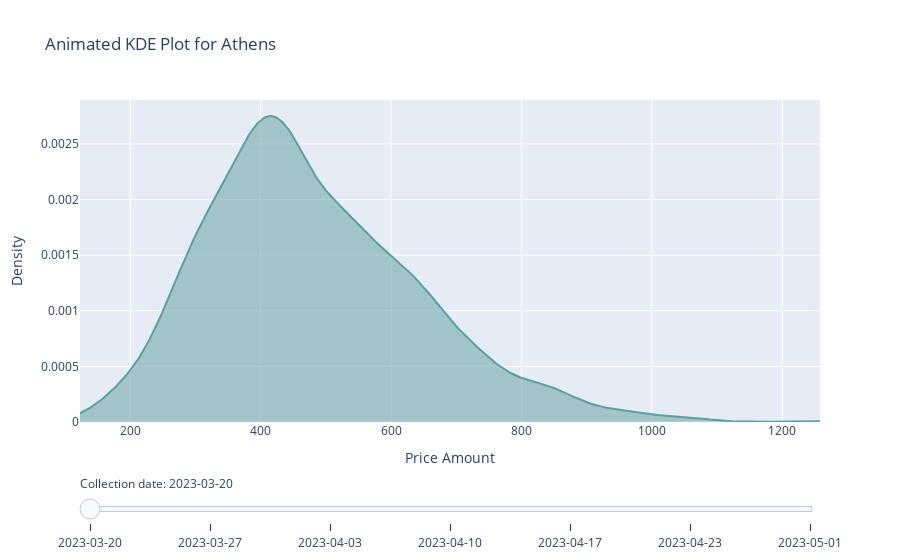
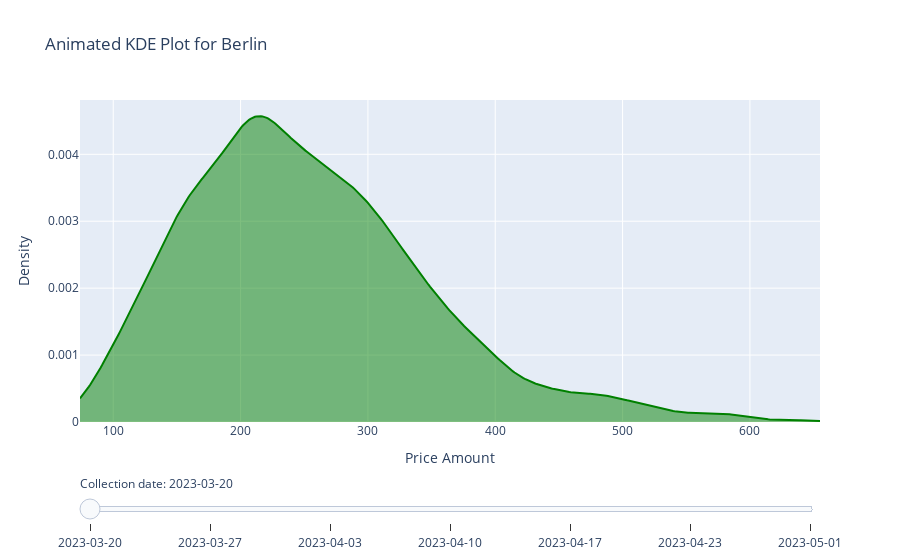
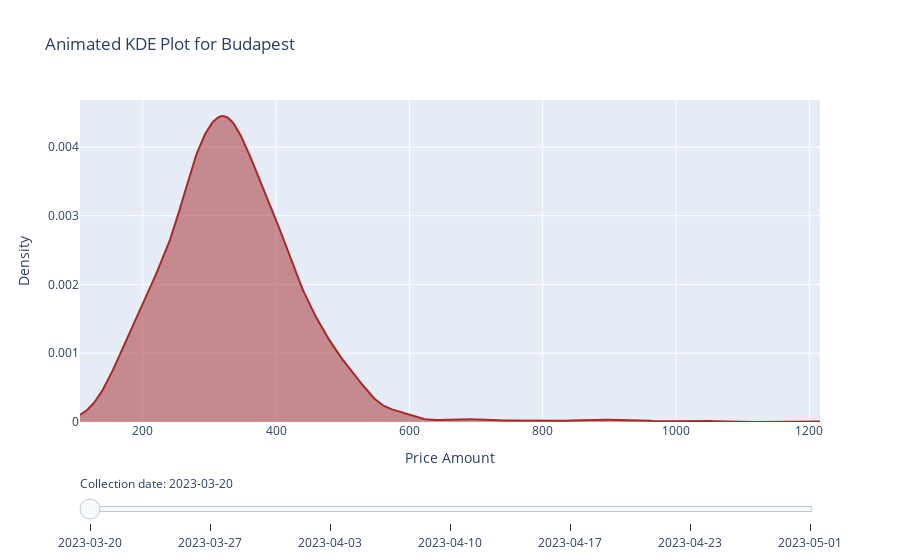
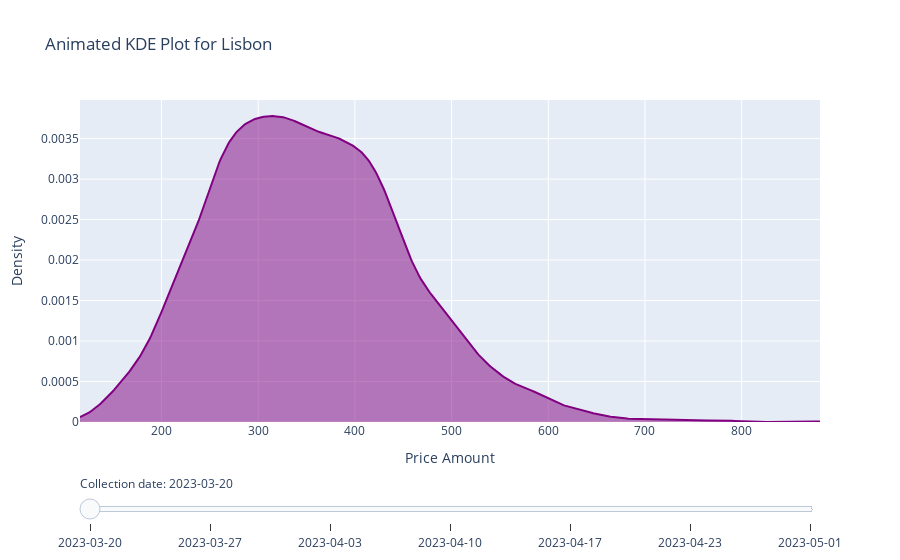

These figures' notebook cell, in order:
### Markdown cell above
# Then, we pick a color for each city which is the same as the one when we plotted the data distribution for the first time. And now we would like to know how the data distribution changes over time, so we

### Code cell
import plotly.graph_objects as go
import numpy as np
from scipy.stats import gaussian_kde
import pandas as pd

# Separate data by city
grouped = combined_df.groupby('city')

# Colors for cities
city_color = {'Paris': 'blue', 'Berlin': 'green', 'Madrid': 'red', 'Lisbon': 'purple', 'Rome': 'orange', 'Budapest': 'brown', 'Athens': 'CadetBlue'}

# Iterate over each group (city)
for city, group in grouped:
    fig = go.Figure()

    # Sort the collection dates
    collection_dates = sorted(group['collection_date'].unique())

    # Create a KDE plot for each collection date
    for date in collection_dates:
        subset = group[group['collection_date'] == date]
        
        # Calculate quartiles
        Q1 = np.percentile(subset['price_amount'], 25)
        median = np.percentile(subset['price_amount'], 50)
        Q3 = np.percentile(subset['price_amount'], 75)
        
        # Calculate KDE
        x = np.linspace(min(subset['price_amount']), max(subset['price_amount']), 500)
        y = gaussian_kde(subset['price_amount'])(x)
        
        # Convert numpy.datetime64 to datetime
        date = pd.to_datetime(str(date)).strftime('%Y-%m-%d')
        
        fig.add_trace(
            go.Scatter(
                x=x,
                y=y,
                mode='lines',
                fill='tozeroy',  # Add this line
                name=date,  # Format date
                line=dict(color=city_color[city]),
                visible=False,
                hovertemplate=f"Q1: {Q1}<br>Median: {median}<br>Q3: {Q3}<extra></extra>"
            )
        )
    
    # Make the first trace visible
    fig.data[0].visible = True

    # Create slider steps
    steps = []
    for i, date in enumerate(collection_dates):
        step = dict(
            method="restyle",
            args=["visible", [False]*len(collection_dates)],
            label=pd.to_datetime(str(date)).strftime('%Y-%m-%d')  # Format date
        )
        step["args"][1][i] = True  # Toggle i'th trace to "visible"
        steps.append(step)

    # Create and add slider
    sliders = [dict(
        active=0,
        currentvalue={"prefix": "Collection date: "},
        pad={"t": 50},
        steps=steps
    )]
    fig.update_layout(
        sliders=sliders,
        title_text=f'Animated KDE Plot for {city}',
        xaxis_title='Price Amount',
        yaxis_title='Density',
    )
    
    # Display the figure
    fig.show()

    # Save the figure as an HTML file with a filename based on the city
    filename = f'output_{city}.html'
    fig.write_html(filename)

### Figure 1 — Plotly figure (JSON) as saved in the notebook; plotly's stock layout.template omitted (floating-point values rounded to 4 significant figures; data arrays with more than 128 entries replaced by an {"elided": "..."} marker saying what was removed)
{"data": [{"fill": "tozeroy", "hovertemplate": "Q1: 365.9<br>Median: 455.98<br>Q3: 584.0<extra></extra>", "line": {"color": "CadetBlue"}, "mode": "lines", "name": "2023-03-20", "type": "scatter", "visible": true, "x": {"elided": "500 float values"}, "y": {"elided": "500 float values"}}, {"fill": "tozeroy", "hovertemplate": "Q1: 373.9<br>Median: 453.05<br>Q3: 582.99<extra></extra>", "line": {"color": "CadetBlue"}, "mode": "lines", "name": "2023-03-27", "type": "scatter", "visible": false, "x": {"elided": "500 float values"}, "y": {"elided": "500 float values"}}, {"fill": "tozeroy", "hovertemplate": "Q1: 377.9875<br>Median: 467.025<br>Q3: 594.2125<extra></extra>", "line": {"color": "CadetBlue"}, "mode": "lines", "name": "2023-04-03", "type": "scatter", "visible": false, "x": {"elided": "500 float values"}, "y": {"elided": "500 float values"}}, {"fill": "tozeroy", "hovertemplate": "Q1: 374.5<br>Median: 470.83<br>Q3: 606.79<extra></extra>", "line": {"color": "CadetBlue"}, "mode": "lines", "name": "2023-04-10", "type": "scatter", "visible": false, "x": {"elided": "500 float values"}, "y": {"elided": "500 float values"}}, {"fill": "tozeroy", "hovertemplate": "Q1: 361.99<br>Median: 452.9<br>Q3: 606.4<extra></extra>", "line": {"color": "CadetBlue"}, "mode": "lines", "name": "2023-04-17", "type": "scatter", "visible": false, "x": {"elided": "500 float values"}, "y": {"elided": "500 float values"}}, {"fill": "tozeroy", "hovertemplate": "Q1: 358.745<br>Median: 450.99<br>Q3: 606.85<extra></extra>", "line": {"color": "CadetBlue"}, "mode": "lines", "name": "2023-04-23", "type": "scatter", "visible": false, "x": {"elided": "500 float values"}, "y": {"elided": "500 float values"}}, {"fill": "tozeroy", "hovertemplate": "Q1: 354.445<br>Median: 453.3<br>Q3: 622.99<extra></extra>", "line": {"color": "CadetBlue"}, "mode": "lines", "name": "2023-05-01", "type": "scatter", "visible": false, "x": {"elided": "500 float values"}, "y": {"elided": "500 float values"}}], "layout": {"sliders": [{"active": 0, "currentvalue": {"prefix": "Collection date: "}, "pad": {"t": 50}, "steps": [{"args": ["visible", [true, false, false, false, false, false, false]], "label": "2023-03-20", "method": "restyle"}, {"args": ["visible", [false, true, false, false, false, false, false]], "label": "2023-03-27", "method": "restyle"}, {"args": ["visible", [false, false, true, false, false, false, false]], "label": "2023-04-03", "method": "restyle"}, {"args": ["visible", [false, false, false, true, false, false, false]], "label": "2023-04-10", "method": "restyle"}, {"args": ["visible", [false, false, false, false, true, false, false]], "label": "2023-04-17", "method": "restyle"}, {"args": ["visible", [false, false, false, false, false, true, false]], "label": "2023-04-23", "method": "restyle"}, {"args": ["visible", [false, false, false, false, false, false, true]], "label": "2023-05-01", "method": "restyle"}]}], "title": {"text": "Animated KDE Plot for Athens"}, "xaxis": {"title": {"text": "Price Amount"}}, "yaxis": {"title": {"text": "Density"}}}}

### Figure 2 — Plotly figure (JSON) as saved in the notebook; plotly's stock layout.template omitted (floating-point values rounded to 4 significant figures; data arrays with more than 128 entries replaced by an {"elided": "..."} marker saying what was removed)
{"data": [{"fill": "tozeroy", "hovertemplate": "Q1: 185.1575<br>Median: 240.74<br>Q3: 307.7775<extra></extra>", "line": {"color": "green"}, "mode": "lines", "name": "2023-03-20", "type": "scatter", "visible": true, "x": {"elided": "500 float values"}, "y": {"elided": "500 float values"}}, {"fill": "tozeroy", "hovertemplate": "Q1: 193.255<br>Median: 253.095<br>Q3: 320.89<extra></extra>", "line": {"color": "green"}, "mode": "lines", "name": "2023-03-27", "type": "scatter", "visible": false, "x": {"elided": "500 float values"}, "y": {"elided": "500 float values"}}, {"fill": "tozeroy", "hovertemplate": "Q1: 198.48<br>Median: 258.0<br>Q3: 324.99<extra></extra>", "line": {"color": "green"}, "mode": "lines", "name": "2023-04-03", "type": "scatter", "visible": false, "x": {"elided": "500 float values"}, "y": {"elided": "500 float values"}}, {"fill": "tozeroy", "hovertemplate": "Q1: 205.1075<br>Median: 267.525<br>Q3: 337.99<extra></extra>", "line": {"color": "green"}, "mode": "lines", "name": "2023-04-10", "type": "scatter", "visible": false, "x": {"elided": "500 float values"}, "y": {"elided": "500 float values"}}, {"fill": "tozeroy", "hovertemplate": "Q1: 222.93<br>Median: 297.0<br>Q3: 383.5<extra></extra>", "line": {"color": "green"}, "mode": "lines", "name": "2023-04-17", "type": "scatter", "visible": false, "x": {"elided": "500 float values"}, "y": {"elided": "500 float values"}}, {"fill": "tozeroy", "hovertemplate": "Q1: 226.1<br>Median: 299.89<br>Q3: 392.68<extra></extra>", "line": {"color": "green"}, "mode": "lines", "name": "2023-04-23", "type": "scatter", "visible": false, "x": {"elided": "500 float values"}, "y": {"elided": "500 float values"}}, {"fill": "tozeroy", "hovertemplate": "Q1: 231.0<br>Median: 306.0<br>Q3: 406.85<extra></extra>", "line": {"color": "green"}, "mode": "lines", "name": "2023-05-01", "type": "scatter", "visible": false, "x": {"elided": "500 float values"}, "y": {"elided": "500 float values"}}], "layout": {"sliders": [{"active": 0, "currentvalue": {"prefix": "Collection date: "}, "pad": {"t": 50}, "steps": [{"args": ["visible", [true, false, false, false, false, false, false]], "label": "2023-03-20", "method": "restyle"}, {"args": ["visible", [false, true, false, false, false, false, false]], "label": "2023-03-27", "method": "restyle"}, {"args": ["visible", [false, false, true, false, false, false, false]], "label": "2023-04-03", "method": "restyle"}, {"args": ["visible", [false, false, false, true, false, false, false]], "label": "2023-04-10", "method": "restyle"}, {"args": ["visible", [false, false, false, false, true, false, false]], "label": "2023-04-17", "method": "restyle"}, {"args": ["visible", [false, false, false, false, false, true, false]], "label": "2023-04-23", "method": "restyle"}, {"args": ["visible", [false, false, false, false, false, false, true]], "label": "2023-05-01", "method": "restyle"}]}], "title": {"text": "Animated KDE Plot for Berlin"}, "xaxis": {"title": {"text": "Price Amount"}}, "yaxis": {"title": {"text": "Density"}}}}

### Figure 3 — Plotly figure (JSON) as saved in the notebook; plotly's stock layout.template omitted (floating-point values rounded to 4 significant figures; data arrays with more than 128 entries replaced by an {"elided": "..."} marker saying what was removed)
{"data": [{"fill": "tozeroy", "hovertemplate": "Q1: 271.01750000000004<br>Median: 327.98<br>Q3: 392.32<extra></extra>", "line": {"color": "brown"}, "mode": "lines", "name": "2023-03-20", "type": "scatter", "visible": true, "x": {"elided": "500 float values"}, "y": {"elided": "500 float values"}}, {"fill": "tozeroy", "hovertemplate": "Q1: 267.17499999999995<br>Median: 335.9<br>Q3: 421.225<extra></extra>", "line": {"color": "brown"}, "mode": "lines", "name": "2023-03-27", "type": "scatter", "visible": false, "x": {"elided": "500 float values"}, "y": {"elided": "500 float values"}}, {"fill": "tozeroy", "hovertemplate": "Q1: 265.84<br>Median: 334.21000000000004<br>Q3: 412.99<extra></extra>", "line": {"color": "brown"}, "mode": "lines", "name": "2023-04-03", "type": "scatter", "visible": false, "x": {"elided": "500 float values"}, "y": {"elided": "500 float values"}}, {"fill": "tozeroy", "hovertemplate": "Q1: 260.3<br>Median: 336.0<br>Q3: 418.18<extra></extra>", "line": {"color": "brown"}, "mode": "lines", "name": "2023-04-10", "type": "scatter", "visible": false, "x": {"elided": "500 float values"}, "y": {"elided": "500 float values"}}, {"fill": "tozeroy", "hovertemplate": "Q1: 247.0<br>Median: 339.9<br>Q3: 447.99<extra></extra>", "line": {"color": "brown"}, "mode": "lines", "name": "2023-04-17", "type": "scatter", "visible": false, "x": {"elided": "500 float values"}, "y": {"elided": "500 float values"}}, {"fill": "tozeroy", "hovertemplate": "Q1: 237.9<br>Median: 335.0<br>Q3: 446.99<extra></extra>", "line": {"color": "brown"}, "mode": "lines", "name": "2023-04-23", "type": "scatter", "visible": false, "x": {"elided": "500 float values"}, "y": {"elided": "500 float values"}}, {"fill": "tozeroy", "hovertemplate": "Q1: 214.9<br>Median: 310.8<br>Q3: 444.99<extra></extra>", "line": {"color": "brown"}, "mode": "lines", "name": "2023-05-01", "type": "scatter", "visible": false, "x": {"elided": "500 float values"}, "y": {"elided": "500 float values"}}], "layout": {"sliders": [{"active": 0, "currentvalue": {"prefix": "Collection date: "}, "pad": {"t": 50}, "steps": [{"args": ["visible", [true, false, false, false, false, false, false]], "label": "2023-03-20", "method": "restyle"}, {"args": ["visible", [false, true, false, false, false, false, false]], "label": "2023-03-27", "method": "restyle"}, {"args": ["visible", [false, false, true, false, false, false, false]], "label": "2023-04-03", "method": "restyle"}, {"args": ["visible", [false, false, false, true, false, false, false]], "label": "2023-04-10", "method": "restyle"}, {"args": ["visible", [false, false, false, false, true, false, false]], "label": "2023-04-17", "method": "restyle"}, {"args": ["visible", [false, false, false, false, false, true, false]], "label": "2023-04-23", "method": "restyle"}, {"args": ["visible", [false, false, false, false, false, false, true]], "label": "2023-05-01", "method": "restyle"}]}], "title": {"text": "Animated KDE Plot for Budapest"}, "xaxis": {"title": {"text": "Price Amount"}}, "yaxis": {"title": {"text": "Density"}}}}

### Figure 4 — Plotly figure (JSON) as saved in the notebook; plotly's stock layout.template omitted (floating-point values rounded to 4 significant figures; data arrays with more than 128 entries replaced by an {"elided": "..."} marker saying what was removed)
{"data": [{"fill": "tozeroy", "hovertemplate": "Q1: 280.9875<br>Median: 345.82<br>Q3: 417.905<extra></extra>", "line": {"color": "purple"}, "mode": "lines", "name": "2023-03-20", "type": "scatter", "visible": true, "x": {"elided": "500 float values"}, "y": {"elided": "500 float values"}}, {"fill": "tozeroy", "hovertemplate": "Q1: 281.3<br>Median: 350.495<br>Q3: 421.78<extra></extra>", "line": {"color": "purple"}, "mode": "lines", "name": "2023-03-27", "type": "scatter", "visible": false, "x": {"elided": "500 float values"}, "y": {"elided": "500 float values"}}, {"fill": "tozeroy", "hovertemplate": "Q1: 288.705<br>Median: 363.9<br>Q3: 434.99<extra></extra>", "line": {"color": "purple"}, "mode": "lines", "name": "2023-04-03", "type": "scatter", "visible": false, "x": {"elided": "500 float values"}, "y": {"elided": "500 float values"}}, {"fill": "tozeroy", "hovertemplate": "Q1: 296.77750000000003<br>Median: 371.99<br>Q3: 442.06<extra></extra>", "line": {"color": "purple"}, "mode": "lines", "name": "2023-04-10", "type": "scatter", "visible": false, "x": {"elided": "500 float values"}, "y": {"elided": "500 float values"}}, {"fill": "tozeroy", "hovertemplate": "Q1: 294.99<br>Median: 377.75<br>Q3: 460.25<extra></extra>", "line": {"color": "purple"}, "mode": "lines", "name": "2023-04-17", "type": "scatter", "visible": false, "x": {"elided": "500 float values"}, "y": {"elided": "500 float values"}}, {"fill": "tozeroy", "hovertemplate": "Q1: 297.69<br>Median: 395.6<br>Q3: 495.4<extra></extra>", "line": {"color": "purple"}, "mode": "lines", "name": "2023-04-23", "type": "scatter", "visible": false, "x": {"elided": "500 float values"}, "y": {"elided": "500 float values"}}, {"fill": "tozeroy", "hovertemplate": "Q1: 303.515<br>Median: 406.99<br>Q3: 516.3025<extra></extra>", "line": {"color": "purple"}, "mode": "lines", "name": "2023-05-01", "type": "scatter", "visible": false, "x": {"elided": "500 float values"}, "y": {"elided": "500 float values"}}], "layout": {"sliders": [{"active": 0, "currentvalue": {"prefix": "Collection date: "}, "pad": {"t": 50}, "steps": [{"args": ["visible", [true, false, false, false, false, false, false]], "label": "2023-03-20", "method": "restyle"}, {"args": ["visible", [false, true, false, false, false, false, false]], "label": "2023-03-27", "method": "restyle"}, {"args": ["visible", [false, false, true, false, false, false, false]], "label": "2023-04-03", "method": "restyle"}, {"args": ["visible", [false, false, false, true, false, false, false]], "label": "2023-04-10", "method": "restyle"}, {"args": ["visible", [false, false, false, false, true, false, false]], "label": "2023-04-17", "method": "restyle"}, {"args": ["visible", [false, false, false, false, false, true, false]], "label": "2023-04-23", "method": "restyle"}, {"args": ["visible", [false, false, false, false, false, false, true]], "label": "2023-05-01", "method": "restyle"}]}], "title": {"text": "Animated KDE Plot for Lisbon"}, "xaxis": {"title": {"text": "Price Amount"}}, "yaxis": {"title": {"text": "Density"}}}}
